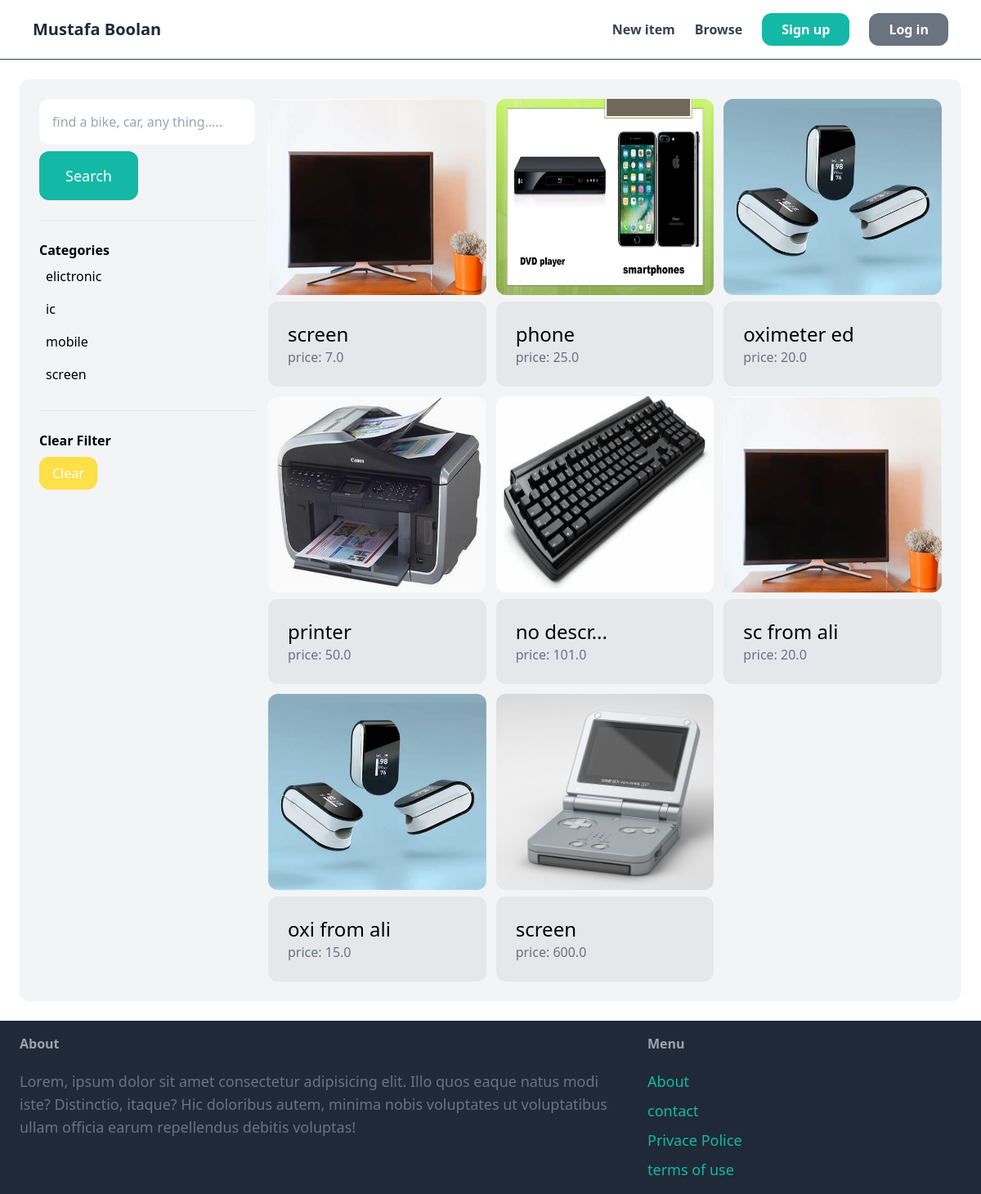
The app's page /items/ with its own data.
### item/models.py (models this page shows, shortened)
class Category(models.Model):
    name=models.CharField(max_length=255)
    class Meta:
        ordering = ('name',)
        verbose_name_plural = 'Categories'

class Item(models.Model):
    category =  models.ForeignKey(Category,related_name='items',on_delete=models.CASCADE)
    name = models.CharField(max_length=255)
    description = models.TextField(blank = True,null=True)
    price = models.FloatField()
    image = models.ImageField(upload_to='item_images',blank=True,null=True)
    is_sold=models.BooleanField(default=False)
    created_by = models.ForeignKey(User,related_name='items',on_delete=models.CASCADE)
    created_date = models.DateTimeField(auto_now_add =True)
    class Meta:
        verbose_name_plural = 'Items'

### item/views.py (the view)
# urls.py: path('items/',items,name='items'),
def items (request):
    search = request.GET.get('query','')
    cat_id = request.GET.get('category',0)
    print(search)
    items = Item.objects.filter(is_sold = False)
    cats  = Category.objects.all()
    if cat_id :
        items = items.filter(category_id=cat_id)
    if search!='':
        items=items.filter(name__icontains=search)
    return render(request,'item/items.html',{
        'items':items,
        'search':search,
        'categories':cats,
        'cat_id':int(cat_id)
    })

### item/templates/item/items.html (shortened to what this page needs)
{% extends 'core/base.html' %}
{% block content%}
<div class="p-6 grid grid-cols-4 gap-4 bg-gray-100 rounded-xl">
    <div class="col-span-1">
        <form action="." method="get">
            <input type="text" name="query" class="w-full py-4 px-4 rounded-xl" value="{{query}}"
                placeholder="find a bike, car, any thing..... ">
            <button class="mt-2 py-4 px-8 text-lg bg-teal-500 text-white rounded-xl">Search</button>
        </form>
        <hr class="my-6">
        <p class="font-semibold">Categories</p>
        <ul>
            {% for cat in categories %}
            <li class="py-2 px-2 rounded-xl{%if cat.id == cat_id%} bg-gray-200{%endif%}">
                <a href="{% url 'items'  %}?query={{query}}&category={{cat.id}}">{{cat.name}}</a>
            </li>
            {%endfor%}
        </ul>
        <hr class="my-6">
        <p class="font-semibold">Clear Filter</p>
        <ul>
            <li><a href="{%url 'items'%}" class="mt-2 px-4 py-2 inline-block bg-yellow-300 rounded-xl hover:bg-yellow-500 text-white">Clear</a></li>
        </ul>
    </div>
    <div class="col-span-3">
        <div class="grid grid-cols-3 gap-3">
            {% for item in items %}
            <div class="">
                <a href="{% url 'detail' item.id %}">
                    <center>
                        <div class="">
                            <img src="{{item.image.url}}" class="rounded-xl w-full h-60 ">
                        </div>
                    </center>
                    <div class="p-6 bg-gray-200 rounded-xl mt-2">
                        <h2 class="text-2xl">
                            {{item.name}}
                        </h2>
                        <p class="text-gray-500">
                            price: {{item.price}}
                        </p>
                    </div>
                </a>
            </div>
            {%endfor%}
        </div>
    </div>
</div>
{%endblock%}

### records on screen
Category: name "elictronic"
Category: name "ic"
Category: name "mobile"
Category: name "screen"
Item: image (picture), name "screen", price "7.0"
Item: image (picture), name "phone", price "25.0"
Item: image (picture), name "oximeter ed", price "20.0"
Item: image (picture), name "printer", price "50.0"
Item: image (picture), name "no descr...", price "101.0"
Item: image (picture), name "sc from ali", price "20.0"
Item: image (picture), name "oxi from ali", price "15.0"
Item: image (picture), name "screen", price "600.0"
